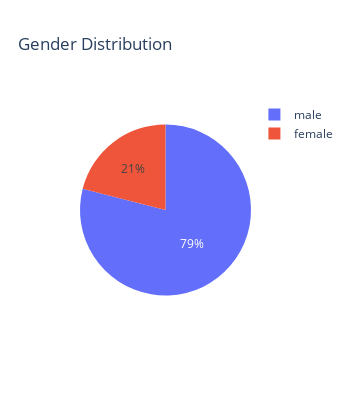

The code cell stored with this chart in its notebook:
### Code cell
# Gender distribution

fig = px.pie(books, names='Gender', title='Gender Distribution')

fig.update_layout(
    width=350,
    height=400
)

fig.show()

### Figure 1 — Plotly figure (JSON) as saved in the notebook; plotly's stock layout.template omitted (floating-point values rounded to 4 significant figures)
{"data": [{"domain": {"x": [0, 1], "y": [0, 1]}, "hovertemplate": "Gender=%{label}<extra></extra>", "labels": ["male", "male", "female", "male", "male", "male", "male", "male", "male", "female", "male", "male", "female", "male", "male", "male", "male", "female", "male", "male", "male", "female", "male", "female", "male", "female", "male", "male", "female", "female", "male", "male", "male", "male", "male", "male", "male", "male", "female", "female", "male", "male", "male", "male", "male", "male", "male", "male", "male", "male", "male", "male", "female", "female", "female", "male", "male", "male", "male", "male", "female", "female", "male", "male", "male", "male", "male", "male", "female", "male", "male", "male", "male", "male", "male", "male", "male", "male", "male", "male", "male", "male", "male", "female", "male", "male", "female", "male", "male", "male", "female", "male", "male", "male", "male", "male", "male", "male", "male", "female"], "legendgroup": "", "name": "", "showlegend": true, "type": "pie"}], "layout": {"height": 400, "legend": {"tracegroupgap": 0}, "title": {"text": "Gender Distribution"}, "width": 350}}
